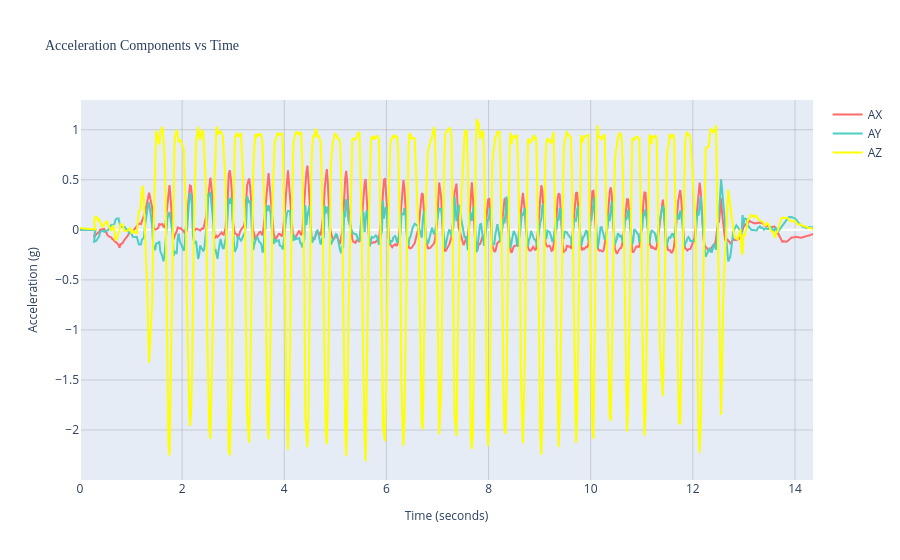

The cell this chart's notebook holds for it:
### Code cell
# Create the figure for acceleration components
fig = go.Figure()

fig.add_trace(go.Scatter(
    x=data['Time'], 
    y=data['AX'],
    mode='lines',
    name='AX',  # This creates the legend label
    line=dict(color=colors['X'], width=2)
))

fig.add_trace(go.Scatter(
    x=data['Time'], 
    y=data['AY'],
    mode='lines',
    name='AY',
    line=dict(color=colors['Y'], width=2)
))

fig.add_trace(go.Scatter(
    x=data['Time'], 
    y=data['AZ'],
    mode='lines',
    name='AZ',
    line=dict(color=colors['Z'], width=2)
))

# for jump_time in jumped_times:
#     fig.add_vline(
#         x=jump_time, 
#         line_dash="dash", 
#         line_color="lightblue",
#     )

# Update layout (equivalent to set_xlabel, set_ylabel, set_title, grid)
fig.update_layout(
    title=dict(
        text='Acceleration Components vs Time',
        font=dict(size=14, family="Arial Black")  # Bold equivalent
    ),
    xaxis_title=dict(text='Time (seconds)', font=dict(size=12)),
    yaxis_title=dict(text='Acceleration (g)', font=dict(size=12)),
    showlegend=True,  # Legend is shown by default
    xaxis=dict(showgrid=True, gridcolor='rgba(128,128,128,0.3)'),
    yaxis=dict(showgrid=True, gridcolor='rgba(128,128,128,0.3)')
)

# Show the plot
fig.show()

### Figure 1 — Plotly figure (JSON) as saved in the notebook; plotly's stock layout.template omitted (floating-point values rounded to 4 significant figures; data arrays with more than 128 entries replaced by an {"elided": "..."} marker saying what was removed)
{"data": [{"line": {"color": "#FF6B6B", "width": 2}, "mode": "lines", "name": "AX", "type": "scatter", "x": {"elided": "712 float values"}, "y": {"elided": "712 float values"}}, {"line": {"color": "#4ECDC4", "width": 2}, "mode": "lines", "name": "AY", "type": "scatter", "x": {"elided": "712 float values"}, "y": {"elided": "712 float values"}}, {"line": {"color": "yellow", "width": 2}, "mode": "lines", "name": "AZ", "type": "scatter", "x": {"elided": "712 float values"}, "y": {"elided": "712 float values"}}], "layout": {"showlegend": true, "title": {"font": {"family": "Arial Black", "size": 14}, "text": "Acceleration Components vs Time"}, "xaxis": {"gridcolor": "rgba(128,128,128,0.3)", "showgrid": true, "title": {"font": {"size": 12}, "text": "Time (seconds)"}}, "yaxis": {"gridcolor": "rgba(128,128,128,0.3)", "showgrid": true, "title": {"font": {"size": 12}, "text": "Acceleration (g)"}}}}
